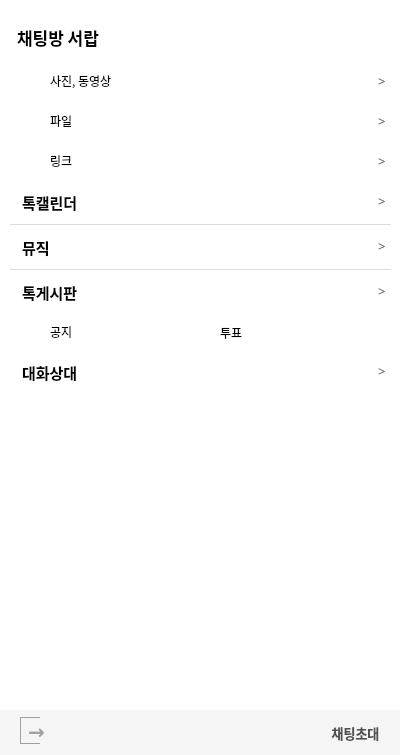
<?xml version="1.0" encoding="UTF-8"?>
<ui version="4.0">
 <class>Form</class>
 <widget class="QWidget" name="Form">
  <property name="geometry">
   <rect>
    <x>0</x>
    <y>0</y>
    <width>400</width>
    <height>755</height>
   </rect>
  </property>
  <property name="windowTitle">
   <string>Form</string>
  </property>
  <widget class="QWidget" name="widget" native="true">
   <property name="geometry">
    <rect>
     <x>0</x>
     <y>0</y>
     <width>400</width>
     <height>755</height>
    </rect>
   </property>
   <property name="styleSheet">
    <string notr="true">background-color: rgb(255, 255, 255);</string>
   </property>
   <widget class="QLabel" name="label">
    <property name="geometry">
     <rect>
      <x>17</x>
      <y>17</y>
      <width>101</width>
      <height>41</height>
     </rect>
    </property>
    <property name="font">
     <font>
      <family>G마켓 산스 TTF Medium</family>
      <pointsize>13</pointsize>
      <weight>75</weight>
      <bold>true</bold>
     </font>
    </property>
    <property name="text">
     <string>채팅방 서랍</string>
    </property>
   </widget>
   <widget class="QWidget" name="widget_2" native="true">
    <property name="geometry">
     <rect>
      <x>10</x>
      <y>60</y>
      <width>381</width>
      <height>41</height>
     </rect>
    </property>
    <widget class="QLabel" name="label_2">
     <property name="geometry">
      <rect>
       <x>10</x>
       <y>10</y>
       <width>20</width>
       <height>20</height>
      </rect>
     </property>
     <property name="styleSheet">
      <string notr="true"/>
     </property>
     <property name="text">
      <string/>
     </property>
     <property name="pixmap">
      <pixmap>../ui_img/사진.png</pixmap>
     </property>
     <property name="scaledContents">
      <bool>true</bool>
     </property>
    </widget>
    <widget class="QLabel" name="label_3">
     <property name="geometry">
      <rect>
       <x>40</x>
       <y>13</y>
       <width>71</width>
       <height>16</height>
      </rect>
     </property>
     <property name="font">
      <font>
       <family>G마켓 산스 TTF Medium</family>
       <pointsize>9</pointsize>
      </font>
     </property>
     <property name="text">
      <string>사진, 동영상</string>
     </property>
    </widget>
    <widget class="QLabel" name="label_4">
     <property name="geometry">
      <rect>
       <x>368</x>
       <y>13</y>
       <width>10</width>
       <height>16</height>
      </rect>
     </property>
     <property name="font">
      <font>
       <family>G마켓 산스 TTF Medium</family>
       <pointsize>10</pointsize>
      </font>
     </property>
     <property name="styleSheet">
      <string notr="true">color: rgb(91, 91, 91);</string>
     </property>
     <property name="text">
      <string>&gt;</string>
     </property>
    </widget>
   </widget>
   <widget class="QWidget" name="widget_3" native="true">
    <property name="geometry">
     <rect>
      <x>10</x>
      <y>100</y>
      <width>381</width>
      <height>41</height>
     </rect>
    </property>
    <widget class="QLabel" name="label_5">
     <property name="geometry">
      <rect>
       <x>10</x>
       <y>10</y>
       <width>20</width>
       <height>20</height>
      </rect>
     </property>
     <property name="styleSheet">
      <string notr="true"/>
     </property>
     <property name="text">
      <string/>
     </property>
     <property name="pixmap">
      <pixmap>../ui_img/폴더.png</pixmap>
     </property>
     <property name="scaledContents">
      <bool>true</bool>
     </property>
    </widget>
    <widget class="QLabel" name="label_6">
     <property name="geometry">
      <rect>
       <x>40</x>
       <y>13</y>
       <width>71</width>
       <height>16</height>
      </rect>
     </property>
     <property name="font">
      <font>
       <family>G마켓 산스 TTF Medium</family>
       <pointsize>9</pointsize>
      </font>
     </property>
     <property name="text">
      <string>파일</string>
     </property>
    </widget>
    <widget class="QLabel" name="label_7">
     <property name="geometry">
      <rect>
       <x>368</x>
       <y>13</y>
       <width>10</width>
       <height>16</height>
      </rect>
     </property>
     <property name="font">
      <font>
       <family>G마켓 산스 TTF Medium</family>
       <pointsize>10</pointsize>
      </font>
     </property>
     <property name="styleSheet">
      <string notr="true">color: rgb(91, 91, 91);</string>
     </property>
     <property name="text">
      <string>&gt;</string>
     </property>
    </widget>
   </widget>
   <widget class="QWidget" name="widget_4" native="true">
    <property name="geometry">
     <rect>
      <x>10</x>
      <y>140</y>
      <width>381</width>
      <height>41</height>
     </rect>
    </property>
    <widget class="QLabel" name="label_8">
     <property name="geometry">
      <rect>
       <x>11</x>
       <y>10</y>
       <width>18</width>
       <height>18</height>
      </rect>
     </property>
     <property name="styleSheet">
      <string notr="true"/>
     </property>
     <property name="text">
      <string/>
     </property>
     <property name="pixmap">
      <pixmap>../ui_img/링크.png</pixmap>
     </property>
     <property name="scaledContents">
      <bool>true</bool>
     </property>
    </widget>
    <widget class="QLabel" name="label_9">
     <property name="geometry">
      <rect>
       <x>40</x>
       <y>13</y>
       <width>71</width>
       <height>16</height>
      </rect>
     </property>
     <property name="font">
      <font>
       <family>G마켓 산스 TTF Medium</family>
       <pointsize>9</pointsize>
      </font>
     </property>
     <property name="text">
      <string>링크</string>
     </property>
    </widget>
    <widget class="QLabel" name="label_10">
     <property name="geometry">
      <rect>
       <x>368</x>
       <y>13</y>
       <width>10</width>
       <height>16</height>
      </rect>
     </property>
     <property name="font">
      <font>
       <family>G마켓 산스 TTF Medium</family>
       <pointsize>10</pointsize>
      </font>
     </property>
     <property name="styleSheet">
      <string notr="true">color: rgb(91, 91, 91);</string>
     </property>
     <property name="text">
      <string>&gt;</string>
     </property>
    </widget>
   </widget>
   <widget class="QWidget" name="widget_5" native="true">
    <property name="geometry">
     <rect>
      <x>10</x>
      <y>180</y>
      <width>381</width>
      <height>45</height>
     </rect>
    </property>
    <property name="styleSheet">
     <string notr="true">border-bottom-color: rgb(220, 220, 220);
border-width:1px;
border-style:solid;</string>
    </property>
    <widget class="QLabel" name="label_12">
     <property name="geometry">
      <rect>
       <x>12</x>
       <y>12</y>
       <width>71</width>
       <height>20</height>
      </rect>
     </property>
     <property name="font">
      <font>
       <family>G마켓 산스 TTF Medium</family>
       <pointsize>11</pointsize>
       <weight>75</weight>
       <bold>true</bold>
      </font>
     </property>
     <property name="styleSheet">
      <string notr="true">border-width:0px;
</string>
     </property>
     <property name="text">
      <string>톡캘린더</string>
     </property>
    </widget>
    <widget class="QLabel" name="label_13">
     <property name="geometry">
      <rect>
       <x>368</x>
       <y>13</y>
       <width>10</width>
       <height>16</height>
      </rect>
     </property>
     <property name="font">
      <font>
       <family>G마켓 산스 TTF Medium</family>
       <pointsize>10</pointsize>
      </font>
     </property>
     <property name="styleSheet">
      <string notr="true">color: rgb(91, 91, 91);
border-color: rgb(255, 255, 255);
border-width:0px;</string>
     </property>
     <property name="text">
      <string>&gt;</string>
     </property>
    </widget>
   </widget>
   <widget class="QWidget" name="widget_6" native="true">
    <property name="geometry">
     <rect>
      <x>10</x>
      <y>225</y>
      <width>381</width>
      <height>45</height>
     </rect>
    </property>
    <property name="styleSheet">
     <string notr="true">border-bottom-color: rgb(220, 220, 220);
border-width:1px;
border-style:solid;</string>
    </property>
    <widget class="QLabel" name="label_14">
     <property name="geometry">
      <rect>
       <x>12</x>
       <y>12</y>
       <width>71</width>
       <height>20</height>
      </rect>
     </property>
     <property name="font">
      <font>
       <family>G마켓 산스 TTF Medium</family>
       <pointsize>11</pointsize>
       <weight>75</weight>
       <bold>true</bold>
      </font>
     </property>
     <property name="styleSheet">
      <string notr="true">border-width:0px;
</string>
     </property>
     <property name="text">
      <string>뮤직</string>
     </property>
    </widget>
    <widget class="QLabel" name="label_15">
     <property name="geometry">
      <rect>
       <x>368</x>
       <y>13</y>
       <width>10</width>
       <height>16</height>
      </rect>
     </property>
     <property name="font">
      <font>
       <family>G마켓 산스 TTF Medium</family>
       <pointsize>10</pointsize>
      </font>
     </property>
     <property name="styleSheet">
      <string notr="true">color: rgb(91, 91, 91);
border-width:0px;</string>
     </property>
     <property name="text">
      <string>&gt;</string>
     </property>
    </widget>
   </widget>
   <widget class="QWidget" name="widget_7" native="true">
    <property name="geometry">
     <rect>
      <x>10</x>
      <y>270</y>
      <width>381</width>
      <height>45</height>
     </rect>
    </property>
    <property name="styleSheet">
     <string notr="true">border-bottom-color: rgb(220, 220, 220);
border-width:0px;
border-style:solid;</string>
    </property>
    <widget class="QLabel" name="label_16">
     <property name="geometry">
      <rect>
       <x>12</x>
       <y>12</y>
       <width>71</width>
       <height>20</height>
      </rect>
     </property>
     <property name="font">
      <font>
       <family>G마켓 산스 TTF Medium</family>
       <pointsize>11</pointsize>
       <weight>75</weight>
       <bold>true</bold>
      </font>
     </property>
     <property name="styleSheet">
      <string notr="true">border-width:0px;
</string>
     </property>
     <property name="text">
      <string>톡게시판</string>
     </property>
    </widget>
    <widget class="QLabel" name="label_17">
     <property name="geometry">
      <rect>
       <x>368</x>
       <y>13</y>
       <width>10</width>
       <height>16</height>
      </rect>
     </property>
     <property name="font">
      <font>
       <family>G마켓 산스 TTF Medium</family>
       <pointsize>10</pointsize>
      </font>
     </property>
     <property name="styleSheet">
      <string notr="true">color: rgb(91, 91, 91);
border-width:0px;</string>
     </property>
     <property name="text">
      <string>&gt;</string>
     </property>
    </widget>
   </widget>
   <widget class="QWidget" name="widget_8" native="true">
    <property name="geometry">
     <rect>
      <x>10</x>
      <y>310</y>
      <width>381</width>
      <height>41</height>
     </rect>
    </property>
    <property name="styleSheet">
     <string notr="true">border-bottom-color: rgb(220, 220, 220);
border-width:1px;
border-style:solid;</string>
    </property>
    <widget class="QLabel" name="label_11">
     <property name="geometry">
      <rect>
       <x>11</x>
       <y>10</y>
       <width>20</width>
       <height>20</height>
      </rect>
     </property>
     <property name="styleSheet">
      <string notr="true">border-width:0px;</string>
     </property>
     <property name="text">
      <string/>
     </property>
     <property name="pixmap">
      <pixmap>../ui_img/공지.png</pixmap>
     </property>
     <property name="scaledContents">
      <bool>true</bool>
     </property>
    </widget>
    <widget class="QLabel" name="label_18">
     <property name="geometry">
      <rect>
       <x>40</x>
       <y>14</y>
       <width>71</width>
       <height>16</height>
      </rect>
     </property>
     <property name="font">
      <font>
       <family>G마켓 산스 TTF Medium</family>
       <pointsize>9</pointsize>
      </font>
     </property>
     <property name="styleSheet">
      <string notr="true">border-width:0px;</string>
     </property>
     <property name="text">
      <string>공지</string>
     </property>
    </widget>
    <widget class="QLabel" name="label_20">
     <property name="geometry">
      <rect>
       <x>178</x>
       <y>7</y>
       <width>30</width>
       <height>25</height>
      </rect>
     </property>
     <property name="styleSheet">
      <string notr="true">border-width:0px;</string>
     </property>
     <property name="text">
      <string/>
     </property>
     <property name="pixmap">
      <pixmap>../ui_img/투표.png</pixmap>
     </property>
     <property name="scaledContents">
      <bool>true</bool>
     </property>
    </widget>
    <widget class="QLabel" name="label_21">
     <property name="geometry">
      <rect>
       <x>210</x>
       <y>15</y>
       <width>71</width>
       <height>16</height>
      </rect>
     </property>
     <property name="font">
      <font>
       <family>G마켓 산스 TTF Medium</family>
       <pointsize>9</pointsize>
      </font>
     </property>
     <property name="styleSheet">
      <string notr="true">border-width:0px;</string>
     </property>
     <property name="text">
      <string>투표</string>
     </property>
    </widget>
   </widget>
   <widget class="QWidget" name="widget_9" native="true">
    <property name="geometry">
     <rect>
      <x>10</x>
      <y>350</y>
      <width>381</width>
      <height>45</height>
     </rect>
    </property>
    <property name="styleSheet">
     <string notr="true">border-bottom-color: rgb(220, 220, 220);
border-width:0px;
border-style:solid;</string>
    </property>
    <widget class="QLabel" name="label_19">
     <property name="geometry">
      <rect>
       <x>12</x>
       <y>12</y>
       <width>71</width>
       <height>20</height>
      </rect>
     </property>
     <property name="font">
      <font>
       <family>G마켓 산스 TTF Medium</family>
       <pointsize>11</pointsize>
       <weight>75</weight>
       <bold>true</bold>
      </font>
     </property>
     <property name="styleSheet">
      <string notr="true">border-width:0px;
</string>
     </property>
     <property name="text">
      <string>대화상대</string>
     </property>
    </widget>
    <widget class="QLabel" name="label_22">
     <property name="geometry">
      <rect>
       <x>368</x>
       <y>13</y>
       <width>10</width>
       <height>16</height>
      </rect>
     </property>
     <property name="font">
      <font>
       <family>G마켓 산스 TTF Medium</family>
       <pointsize>10</pointsize>
      </font>
     </property>
     <property name="styleSheet">
      <string notr="true">color: rgb(91, 91, 91);
border-width:0px;</string>
     </property>
     <property name="text">
      <string>&gt;</string>
     </property>
    </widget>
   </widget>
   <widget class="QScrollArea" name="scrollArea">
    <property name="geometry">
     <rect>
      <x>10</x>
      <y>393</y>
      <width>381</width>
      <height>313</height>
     </rect>
    </property>
    <property name="minimumSize">
     <size>
      <width>381</width>
      <height>313</height>
     </size>
    </property>
    <property name="maximumSize">
     <size>
      <width>381</width>
      <height>313</height>
     </size>
    </property>
    <property name="styleSheet">
     <string notr="true">border-color: rgb(255, 255, 255);
border-style:solid;
</string>
    </property>
    <property name="verticalScrollBarPolicy">
     <enum>Qt::ScrollBarAlwaysOff</enum>
    </property>
    <property name="horizontalScrollBarPolicy">
     <enum>Qt::ScrollBarAlwaysOff</enum>
    </property>
    <property name="widgetResizable">
     <bool>true</bool>
    </property>
    <widget class="QWidget" name="scrollAreaWidgetContents">
     <property name="geometry">
      <rect>
       <x>0</x>
       <y>0</y>
       <width>381</width>
       <height>313</height>
      </rect>
     </property>
     <layout class="QVBoxLayout" name="verticalLayout">
      <item>
       <spacer name="verticalSpacer">
        <property name="orientation">
         <enum>Qt::Vertical</enum>
        </property>
        <property name="sizeHint" stdset="0">
         <size>
          <width>20</width>
          <height>40</height>
         </size>
        </property>
       </spacer>
      </item>
     </layout>
    </widget>
   </widget>
   <widget class="QWidget" name="widget_10" native="true">
    <property name="geometry">
     <rect>
      <x>0</x>
      <y>710</y>
      <width>400</width>
      <height>45</height>
     </rect>
    </property>
    <property name="styleSheet">
     <string notr="true">background-color: rgb(245, 245, 245);</string>
    </property>
    <widget class="QLabel" name="label_23">
     <property name="geometry">
      <rect>
       <x>20</x>
       <y>7</y>
       <width>20</width>
       <height>27</height>
      </rect>
     </property>
     <property name="styleSheet">
      <string notr="true">border-color: rgb(160, 160, 160);
border-width:1px;
border-style:solid;</string>
     </property>
     <property name="text">
      <string/>
     </property>
    </widget>
    <widget class="QPushButton" name="esc_btn">
     <property name="geometry">
      <rect>
       <x>24</x>
       <y>8</y>
       <width>25</width>
       <height>25</height>
      </rect>
     </property>
     <property name="font">
      <font>
       <family>HoloLens MDL2 Assets</family>
       <pointsize>15</pointsize>
       <weight>75</weight>
       <bold>true</bold>
      </font>
     </property>
     <property name="styleSheet">
      <string notr="true">boder-width:1px;
color: rgb(160, 160, 160);
background-color: rgb(245, 245, 245);
border-style:solid;
boder-color:rgn(245,245,245);</string>
     </property>
     <property name="text">
      <string>→</string>
     </property>
    </widget>
    <widget class="QPushButton" name="pushButton">
     <property name="geometry">
      <rect>
       <x>325</x>
       <y>7</y>
       <width>61</width>
       <height>31</height>
      </rect>
     </property>
     <property name="font">
      <font>
       <family>G마켓 산스 TTF Medium</family>
       <pointsize>10</pointsize>
       <weight>75</weight>
       <bold>true</bold>
      </font>
     </property>
     <property name="styleSheet">
      <string notr="true">border-color: rgb(245, 245 , 245);
color: rgb(80, 80, 80);
border-width:1px;
border-style:solid;</string>
     </property>
     <property name="text">
      <string>채팅초대</string>
     </property>
    </widget>
   </widget>
  </widget>
 </widget>
 <resources/>
 <connections/>
</ui>
